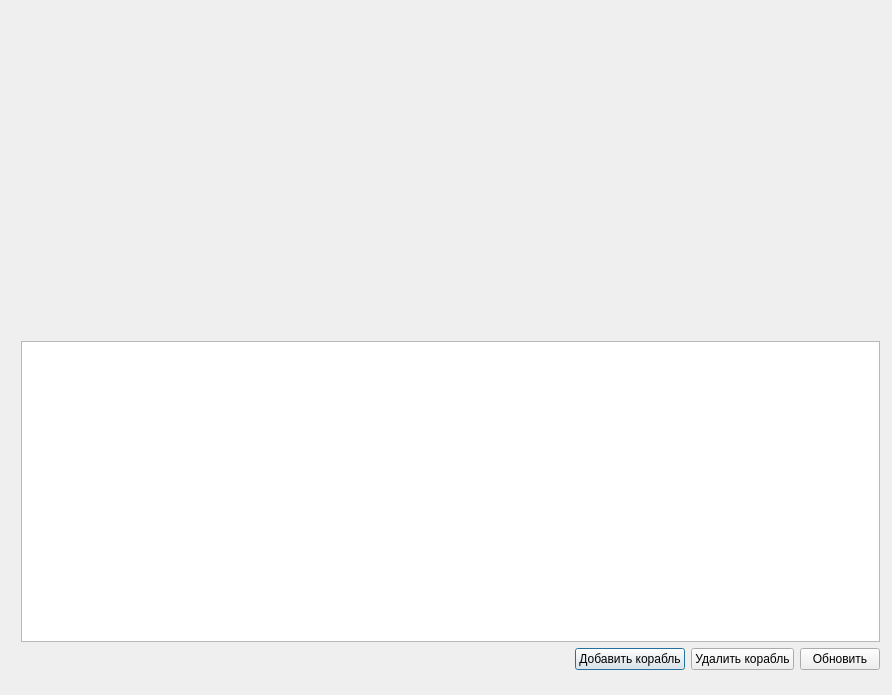
<?xml version="1.0" encoding="UTF-8"?>
<ui version="4.0">
 <class>MainWindow</class>
 <widget class="QDialog" name="MainWindow">
  <property name="geometry">
   <rect>
    <x>0</x>
    <y>0</y>
    <width>892</width>
    <height>695</height>
   </rect>
  </property>
  <property name="windowTitle">
   <string>MainWindow</string>
  </property>
  <widget class="QWidget" name="centralWidget">
   <property name="geometry">
    <rect>
     <x>10</x>
     <y>330</y>
     <width>881</width>
     <height>351</height>
    </rect>
   </property>
   <layout class="QGridLayout" name="gridLayout_2">
    <item row="0" column="0" colspan="2">
     <layout class="QGridLayout" name="gridLayout">
      <item row="1" column="0">
       <layout class="QHBoxLayout" name="horizontalLayout">
        <item>
         <spacer name="horizontalSpacer">
          <property name="orientation">
           <enum>Qt::Horizontal</enum>
          </property>
          <property name="sizeHint" stdset="0">
           <size>
            <width>40</width>
            <height>20</height>
           </size>
          </property>
         </spacer>
        </item>
        <item>
         <widget class="QPushButton" name="AddShip">
          <property name="text">
           <string>Добавить корабль</string>
          </property>
         </widget>
        </item>
        <item>
         <widget class="QPushButton" name="pushButton">
          <property name="text">
           <string>Удалить корабль</string>
          </property>
         </widget>
        </item>
        <item>
         <widget class="QPushButton" name="Update">
          <property name="text">
           <string>Обновить</string>
          </property>
         </widget>
        </item>
       </layout>
      </item>
      <item row="0" column="0">
       <widget class="QTableView" name="tableAllShips">
        <property name="enabled">
         <bool>true</bool>
        </property>
       </widget>
      </item>
     </layout>
    </item>
   </layout>
  </widget>
  <widget class="QCustomPlot" name="FuelTankChart" native="true">
   <property name="geometry">
    <rect>
     <x>20</x>
     <y>10</y>
     <width>861</width>
     <height>311</height>
    </rect>
   </property>
   <property name="baseSize">
    <size>
     <width>100</width>
     <height>500</height>
    </size>
   </property>
  </widget>
 </widget>
 <layoutdefault spacing="6" margin="11"/>
 <customwidgets>
  <customwidget>
   <class>QCustomPlot</class>
   <extends>QWidget</extends>
   <header>qcustomplot.h</header>
   <container>1</container>
  </customwidget>
 </customwidgets>
 <resources/>
 <connections/>
</ui>
